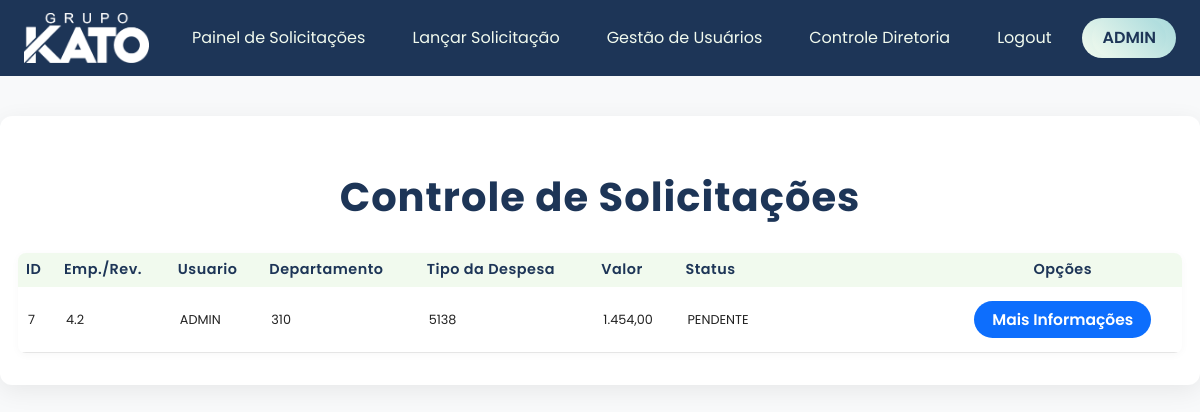
Page /controle-diretoria/ (signed in) on the earlier database version.
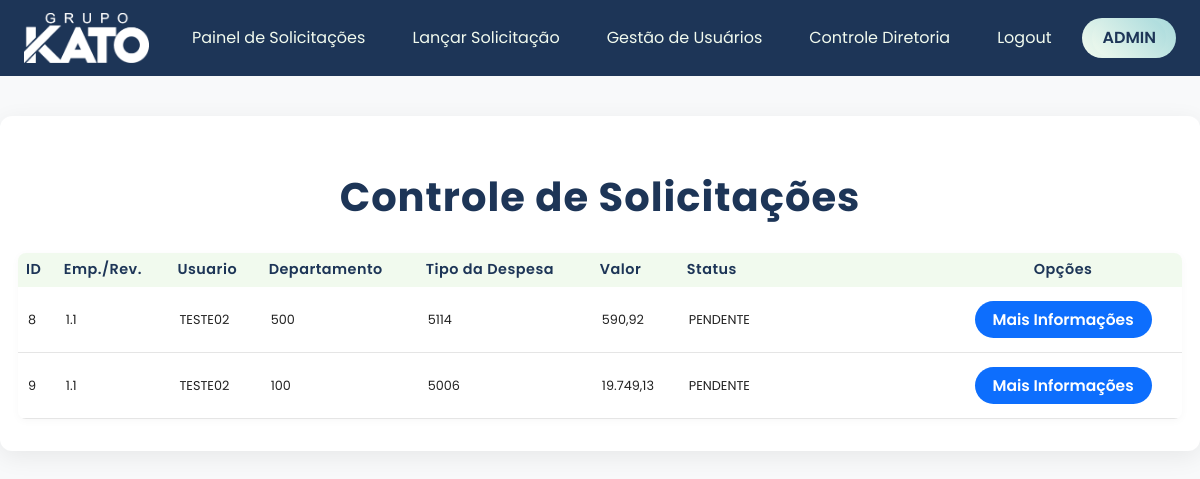
Same page on the later database version.
### models/database.py (models this page shows)
class Solicitacoes(Model):
    EMPRESA = IntegerField()
    REVENDA = IntegerField()
    USUARIO_SOLICITANTE = CharField()
    DEPARTAMENTO = CharField()
    TIPO_DESPESA = CharField()
    DESCRICAO = CharField()
    VALOR = FloatField()
    STATUS = CharField()
    MOTIVO_REPROVA = CharField()
    class Meta:
        database = db

### routes/blueprint_controle_diretoria.py (the view)
@blueprint_controle_diretoria.route('/')
@login_required
@role_required('ADMIN', 'DIRETORIA')
def controle_diretoria():
    query = Solicitacoes.select().where(Solicitacoes.STATUS == 'PENDENTE')
    return render_template('controle_diretoria.html', query=query, usuario_logado=current_user.USUARIO)

### main.py (called while the page is built)
@login_manager.user_loader
def load_user(user_id):
    try:
        return Usuarios.get(Usuarios.id == int(user_id))
    except Usuarios.DoesNotExist:
        return None

### templates/controle_diretoria.html (shortened to what this page needs)
<!DOCTYPE html>
<html lang="pt-br">
<head>
    <link href="https://cdn.jsdelivr.net/npm/bootstrap@5.3.0/dist/css/bootstrap.min.css" rel="stylesheet">
    <link rel="stylesheet" href="{{ url_for('static', filename='css/controle_diretoria.css')}}">
</head>
<body>
    <header>
        <nav class="navbar navbar-light bg-dark px-4">
            <a class="navbar-brand" href="{{ url_for('blueprint_painel_solicitacoes.painel_solicitacoes') }}"><img src="{{ url_for('static', filename='img/Logo - Grupo Kato Branco.png') }}" alt="Logo KATO"></a>
            <ul class="nav">
                <li class="nav-item">
                    <a class="nav-link text-white" href="{{ url_for('blueprint_painel_solicitacoes.painel_solicitacoes') }}">Painel de Solicitações</a>
                </li>
                <li class="nav-item">
                    <a class="nav-link text-white" href="{{ url_for('blueprint_lancar_solicitacao.lancar_solicitacao') }}">Lançar Solicitação</a>
                </li>
                {% if current_user.FUNCAO == 'ADMIN' %}
                    <li class="nav-item">
                        <a class="nav-link text-white" href="{{ url_for('blueprint_gestao_usuarios.gestao_usuarios') }}">Gestão de Usuários</a>
                    </li>
                {% endif %}
                {% if current_user.FUNCAO == 'ADMIN' or current_user.FUNCAO == 'DIRETORIA' %}
                    <li class="nav-item">
                        <a class="nav-link text-white" href="{{ url_for('blueprint_controle_diretoria.controle_diretoria') }}">Controle Diretoria</a>
                    </li>
                {% endif %}
                <li class="nav-item">
                    <a class="nav-link text-white" href="{{ url_for('blueprint_principal.logout') }}">Logout</a>
                </li>
                <li class="user">
                    <a class="user" href="">{{ usuario_logado }}</a>
                </li>
            </ul>
        </nav>
    </header>
    <main>
        <div class="container-tabela">
            <h1 class="titulo">Controle de Solicitações</h1>
            <table class="tabela">
                <thead>
                    <tr class="head-lista">
                        <th>ID</th>
                        <th>Emp./Rev.</th>
                        <th>Usuario</th>
                        <th>Departamento</th>
                        <th>Tipo da Despesa</th>
                        <th>Valor</th>
                        <th>Status</th>
                        <th class="opcoes">Opções</th>
                    </tr>
                </thead>
                <tbody>
                    {% for solicitacao in query %}
                        <tr class="body-lista">
                            <td>{{ solicitacao.id }}</td>
                            <td>{{ solicitacao.EMPRESA }}.{{ solicitacao.REVENDA }}</td>
                            <td>{{ solicitacao.USUARIO_SOLICITANTE }}</td>
                            <td>{{ solicitacao.DEPARTAMENTO }}</td>
                            <td>{{ solicitacao.TIPO_DESPESA }}</td>
                            <td>{{ "{:,.2f}".format(solicitacao.VALOR).replace(",", "X").replace(".", ",").replace("X", ".") }}</td>
                            <td>{{ solicitacao.STATUS }}</td>
                            <td><a href="{{ url_for('blueprint_controle_diretoria.mais_info_cd', id=solicitacao.id) }}" class="btn btn-primary">Mais Informações</a></td>
                        </tr>
                    {% else %}
                        <tr>
                            <td colspan="5" class="nenhuma-solicitacao">Nenhuma solicitação foi encontrada</td>
                        </tr>
                    {% endfor %}
                </tbody>
            </table>
        </div>
    </main>
</body>
</html>

Differences in the rows shown:
no longer on this page (row edited): Solicitacoes: id "7", EMPRESA "4", REVENDA "2", USUARIO_SOLICITANTE "ADMIN", DEPARTAMENTO "310", TIPO_DESPESA "5138", VALOR "1.454,00", STATUS "PENDENTE"
added Solicitacoes: id "8", EMPRESA "1", REVENDA "1", USUARIO_SOLICITANTE "TESTE02", DEPARTAMENTO "500", TIPO_DESPESA "5114", VALOR "590,92", STATUS "PENDENTE"
added Solicitacoes: id "9", EMPRESA "1", REVENDA "1", USUARIO_SOLICITANTE "TESTE02", DEPARTAMENTO "100", TIPO_DESPESA "5006", VALOR "19.749,13", STATUS "PENDENTE"
